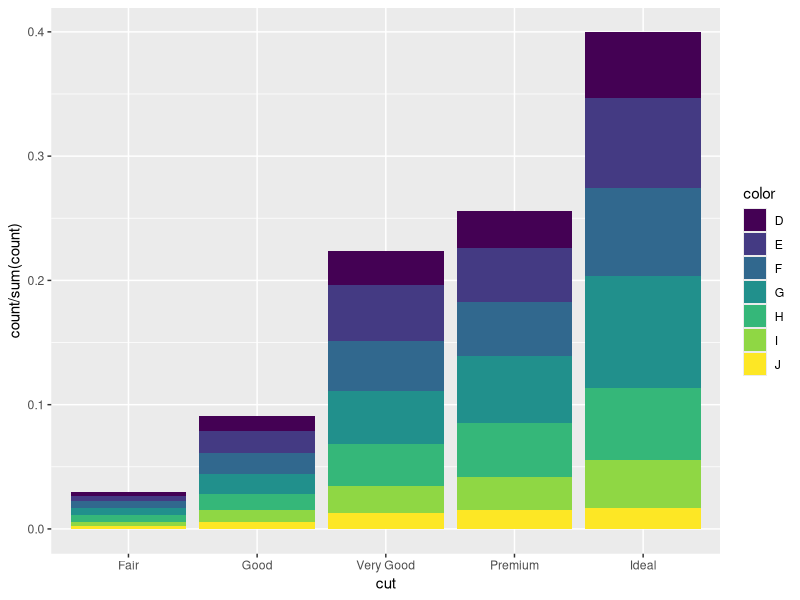

Recreate this plot in R.
require(MASS)
require(ggplot2)
ggplot(data = diamonds) +
  geom_bar(aes(x = cut, y = ..count../sum(..count..),fill =color))
